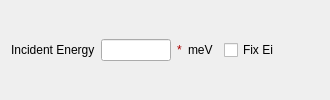
            <widget class="QWidget" name="page_7">
             <layout class="QHBoxLayout" name="horizontalLayout_3">
              <item>
               <widget class="QLabel" name="label_9">
                <property name="text">
                 <string>Incident Energy</string>
                </property>
               </widget>
              </item>
              <item>
               <widget class="QLineEdit" name="leEGuess">
                <property name="maximumSize">
                 <size>
                  <width>70</width>
                  <height>16777215</height>
                 </size>
                </property>
               </widget>
              </item>
              <item>
               <widget class="QLabel" name="valGuess">
                <property name="palette">
                 <palette>
                  <active>
                   <colorrole role="WindowText">
                    <brush brushstyle="SolidPattern">
                     <color alpha="255">
                      <red>170</red>
                      <green>0</green>
                      <blue>0</blue>
                     </color>
                    </brush>
                   </colorrole>
                  </active>
                  <inactive>
                   <colorrole role="WindowText">
                    <brush brushstyle="SolidPattern">
                     <color alpha="255">
                      <red>170</red>
                      <green>0</green>
                      <blue>0</blue>
                     </color>
                    </brush>
                   </colorrole>
                  </inactive>
                  <disabled>
                   <colorrole role="WindowText">
                    <brush brushstyle="SolidPattern">
                     <color alpha="255">
                      <red>118</red>
                      <green>116</green>
                      <blue>108</blue>
                     </color>
                    </brush>
                   </colorrole>
                  </disabled>
                 </palette>
                </property>
                <property name="text">
                 <string>*</string>
                </property>
                <property name="buddy">
                 <cstring>leEGuess</cstring>
                </property>
               </widget>
              </item>
              <item>
               <widget class="QLabel" name="label_10">
                <property name="text">
                 <string>meV</string>
                </property>
               </widget>
              </item>
              <item>
               <spacer name="horizontalSpacer_8">
                <property name="orientation">
                 <enum>Qt::Horizontal</enum>
                </property>
                <property name="sizeHint" stdset="0">
                 <size>
                  <width>5</width>
                  <height>20</height>
                 </size>
                </property>
               </spacer>
              </item>
              <item>
               <widget class="QCheckBox" name="ckFixEi">
                <property name="text">
                 <string>Fix Ei</string>
                </property>
               </widget>
              </item>
              <item>
               <spacer name="horizontalSpacer_7">
                <property name="orientation">
                 <enum>Qt::Horizontal</enum>
                </property>
                <property name="sizeHint" stdset="0">
                 <size>
                  <width>40</width>
                  <height>20</height>
                 </size>
                </property>
               </spacer>
              </item>
             </layout>
            </widget>
